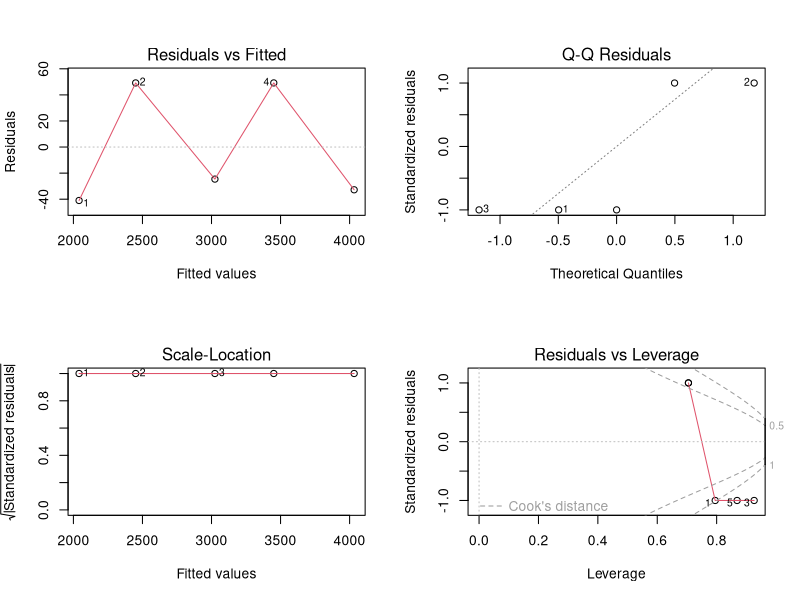

This chart was generated by the following R code:
## ---- chunk 1
#| echo: false
#| eval: true
## ---- chunk 2
data <- data.frame(
  Salary     = c(2000, 2500, 3000, 3500, 4000),
  Age        = c(22, 25, 30, 35, 40),
  Education  = c(12, 14, 16, 16, 18),
  Experience = c(1, 3, 5, 7, 10)
)
## ---- chunk 3
head(data)      # shows the first 6 rows; confirms data loaded correctly

summary(data)   # gives min, max, mean, and quartiles for each variable

str(data)       # checks variable types (numeric, factor, etc.)

is.na(data)     # check for missing values
## ---- chunk 4
# The formula interface in R
Salary ~ Age + Education + Experience
## ---- chunk 5
model <- lm(Salary ~ Age + Education + Experience, data = data)
## ---- chunk 6
fitted(model)      # predicted values
residuals(model)   # observed minus predicted
summary(model)     # full results table
## ---- chunk 7
summary(model)
## ---- chunk 8
par(mfrow = c(2, 2))  # display 4 plots in a 2x2 grid
plot(model)
## ---- chunk 9
new_employee <- data.frame(
  Age        = 33,
  Education  = 16,
  Experience = 6
)

# Point estimate
predict(model, newdata = new_employee)

# With 95% prediction interval
predict(model, newdata = new_employee,
        interval = "prediction", level = 0.95)
